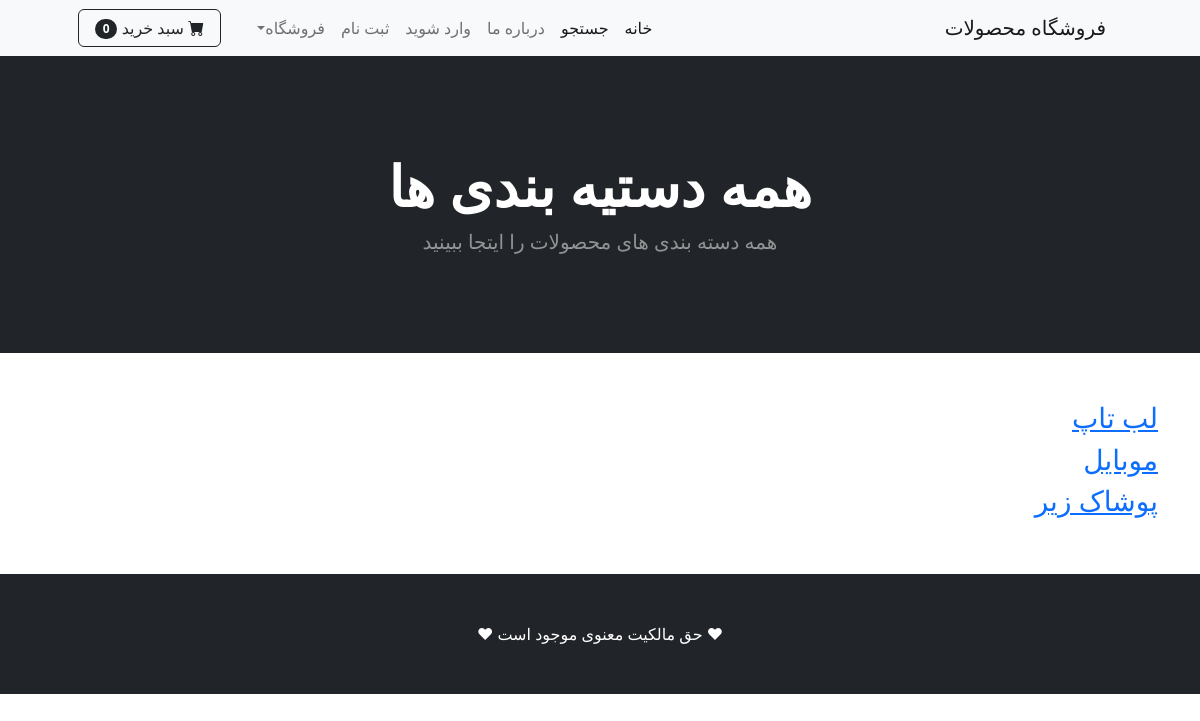
The app's page /category_summary/ with its own data.
### shop/models.py (models this page shows, shortened)
class Category(models.Model):
    name = models.CharField(max_length=100)

### shop/views.py (the view)
# urls.py: path('category_summary/', views.category_summary, name='category_summary'),
def category_summary(request):
    allcats=Category.objects.all()
    return render(request,'category_summary.html',{'allcats':allcats})

### cart/cart.py (called while the page is built)
    def __len__(self):
        return len(self.cart)

### cart/context_processors.py (called while the page is built)
def cart(request):
    return {'cart': Cart(request)}

### shop/templates/category_summary.html
{% extends 'base.html' %}
{% block content %}
        <header class="bg-dark py-5">
            <div class="container px-4 px-lg-5 my-5">
                <div class="text-center text-white">
                    <h1 class="display-4 fw-bolder">همه دستیه بندی ها</h1>
                    <p class="lead fw-normal text-white-50 mb-0">همه دسته بندی های محصولات را ایتجا ببینید</p>
                </div>
            </div>
        </header>
    <div class="container align-content-center">
        <div class="row">
            <div class="col-10">
                 <br/>
            <br/>
               {% for cat in allcats %}
                  <a href="{% url 'category' cat.name %}">  <h3>{{ cat.name }}</h3></a>
                {% endfor %}
                <br/>
                <br/>
            </div>
        </div>
    </div>
{% endblock %}

### records on screen
Category: name "لب تاپ"
Category: name "موبایل"
Category: name "پوشاک زیر"

### other values on screen
{{ cart|length }} "0"
